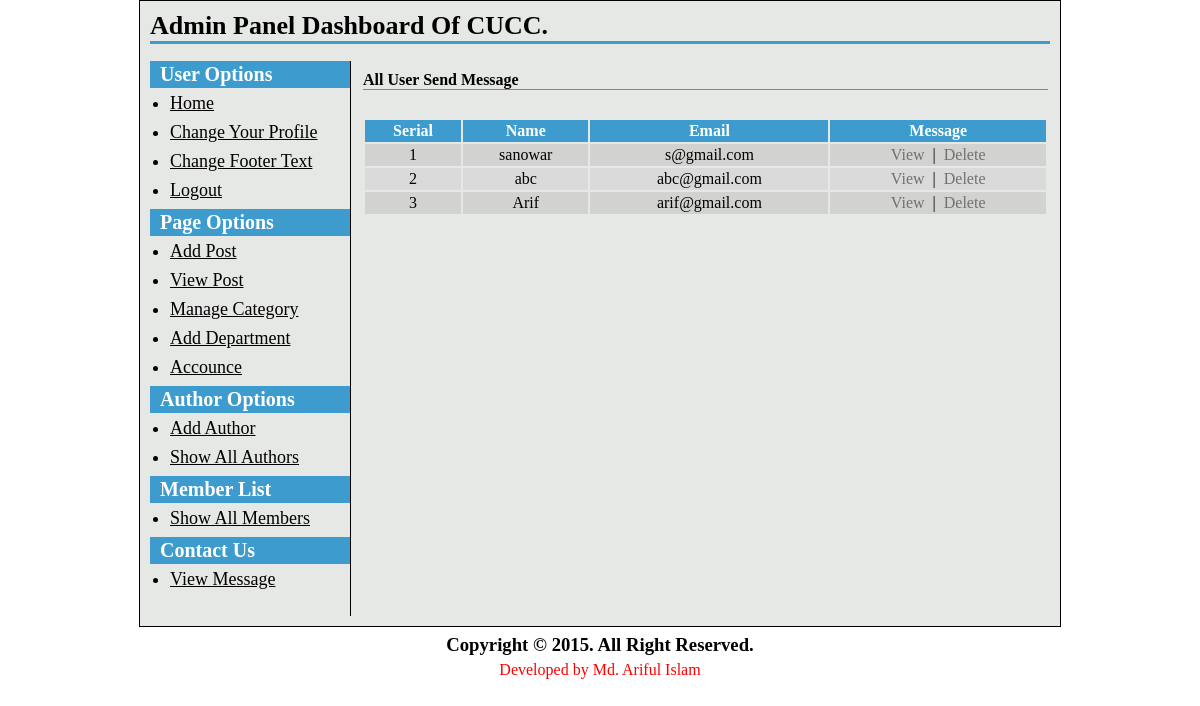
/admin/user-send-message.php (signed in), run on the app's committed database.
### tables this page shows
CREATE TABLE IF NOT EXISTS `tbl_message` (
  `c_id` int(11) NOT NULL,
  `your_name` varchar(255) NOT NULL,
  `your_email` varchar(255) NOT NULL,
  `your_message` text NOT NULL,
  `c_date` varchar(255) NOT NULL
);

### admin/user-send-message.php (the view, shortened to what this page needs)
<?php include("header.php"); ?>
<h2>All User Send Message</h2>
<p>&nbsp;</p>
<table class="tbl2" width="100%">
	<tr>
		<th width="">Serial</th>
		<th width="">Name</th>
		<th width="">Email</th>
		<th width="">Message</th>
	</tr>
	<?php
	include("../config.php");
	$i=0;
	$statement = $db->prepare("SELECT * FROM tbl_message  ORDER BY c_id DESC");
	$statement->execute();
	$result = $statement->fetchAll(PDO::FETCH_ASSOC);
	foreach($result as $row)
	{
		$i++;
		?>
		<tr>
			<td><?php echo $i; ?></td>
			<td><?php echo $row['your_name']; ?></td>
			<td><?php echo $row['your_email']; ?></td>
			<td>
			<a class="fancybox" href="#inline<?php echo $i; ?>">View</a>
			&nbsp;|&nbsp;
			<a onclick='return confirmDelete();' href="user-send-message.php?c_id=<?php echo $row['c_id']; ?>">Delete</a></td>
		</tr>
		<?php
	}
	?>
</table>
<?php include("footer.php"); ?>

### style-admin.css (style rules this page uses)
* { padding: 0; margin: 0; }
body, input, textarea, select { font-family: 'Times New Roman', arial; font-size: 16px; }
table.tbl2 { margin-top: 10px; }
table.tbl2 tr th, table.tbl2 tr td { padding: 2px; }
table.tbl2 tr td { text-align: center; }
table.tbl2 tr th { background-color: #3d9ccd; color: #fff; }
table.tbl2 tr:nth-child(2n+1) td { background-color: #d9dad9; }
table.tbl2 tr:nth-child(2n) td { background-color: #d2d3d1; }
table.tbl2 tr td a { color: #70726e; text-decoration: none; }
#content h2 { font-size: 16px; color: #000; border-bottom: 1px solid #3d9ccd; margin-top: 10px; }

### data on the page
tbl_message: your_name "sanowar", your_email "s@gmail.com"
tbl_message: your_name "abc", your_email "abc@gmail.com"
tbl_message: your_name "Arif", your_email "arif@gmail.com"
